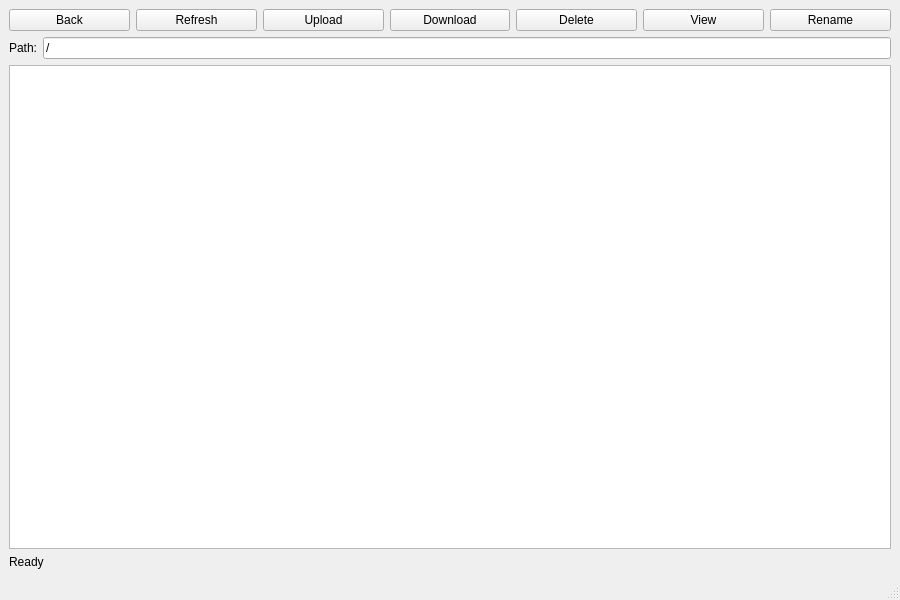
<?xml version="1.0" encoding="UTF-8"?>
<ui version="4.0">
 <class>FileManagerWindow</class>
 <widget class="QMainWindow" name="FileManagerWindow">
  <property name="geometry">
   <rect>
    <x>0</x>
    <y>0</y>
    <width>900</width>
    <height>600</height>
   </rect>
  </property>
  <property name="windowTitle">
   <string>File Manager</string>
  </property>
  <widget class="QWidget" name="centralwidget">
   <layout class="QVBoxLayout" name="verticalLayout">
    <item>
     <layout class="QHBoxLayout" name="horizontalLayout_2">
      <item>
       <widget class="QPushButton" name="btnBack">
        <property name="text">
         <string>Back</string>
        </property>
       </widget>
      </item>
      <item>
       <widget class="QPushButton" name="btnRefresh">
        <property name="text">
         <string>Refresh</string>
        </property>
       </widget>
      </item>
      <item>
       <widget class="QPushButton" name="btnUpload">
        <property name="text">
         <string>Upload</string>
        </property>
       </widget>
      </item>
      <item>
       <widget class="QPushButton" name="btnDownload">
        <property name="text">
         <string>Download</string>
        </property>
       </widget>
      </item>
      <item>
       <widget class="QPushButton" name="btnDelete">
        <property name="text">
         <string>Delete</string>
        </property>
       </widget>
      </item>
      <item>
       <widget class="QPushButton" name="btnView">
        <property name="text">
         <string>View</string>
        </property>
       </widget>
      </item>
      <item>
       <widget class="QPushButton" name="btnRename">
        <property name="text">
         <string>Rename</string>
        </property>
       </widget>
      </item>
     </layout>
    </item>
    <item>
     <layout class="QHBoxLayout" name="horizontalLayout">
      <item>
       <widget class="QLabel" name="label_2">
        <property name="text">
         <string>Path:</string>
        </property>
       </widget>
      </item>
      <item>
       <widget class="QLineEdit" name="editPath">
        <property name="text">
         <string>/</string>
        </property>
       </widget>
      </item>
     </layout>
    </item>
    <item>
     <widget class="QTableWidget" name="tableFiles">
     </widget>
    </item>
    <item>
     <widget class="QLabel" name="labelStatus">
      <property name="text">
       <string>Ready</string>
      </property>
     </widget>
    </item>
   </layout>
  </widget>
  <widget class="QMenuBar" name="menubar">
   <property name="geometry">
    <rect>
     <x>0</x>
     <y>0</y>
     <width>900</width>
     <height>22</height>
    </rect>
   </property>
  </widget>
  <widget class="QStatusBar" name="statusbar"/>
 </widget>
 <resources/>
 <connections/>
</ui>
